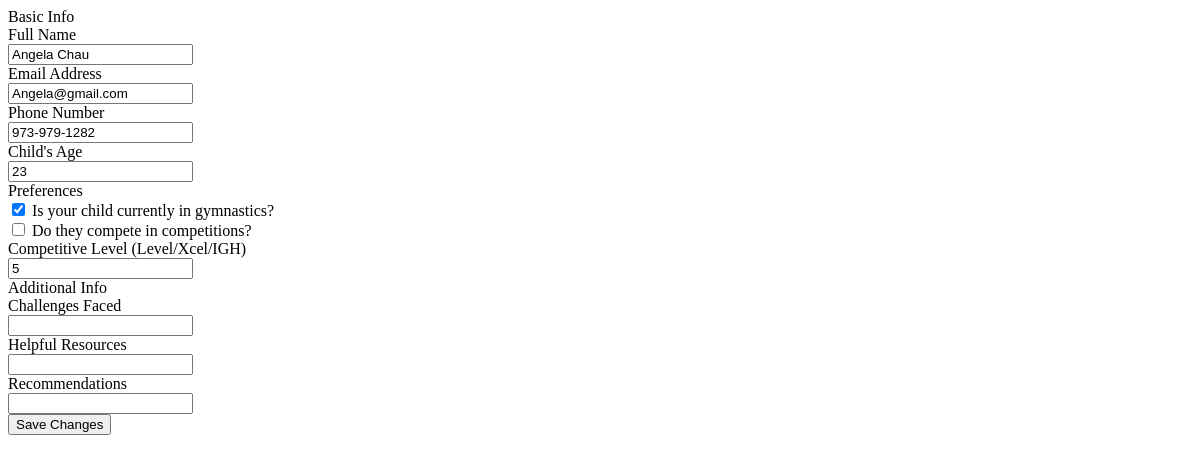
The app's page /records/record/2/edit/, older data.
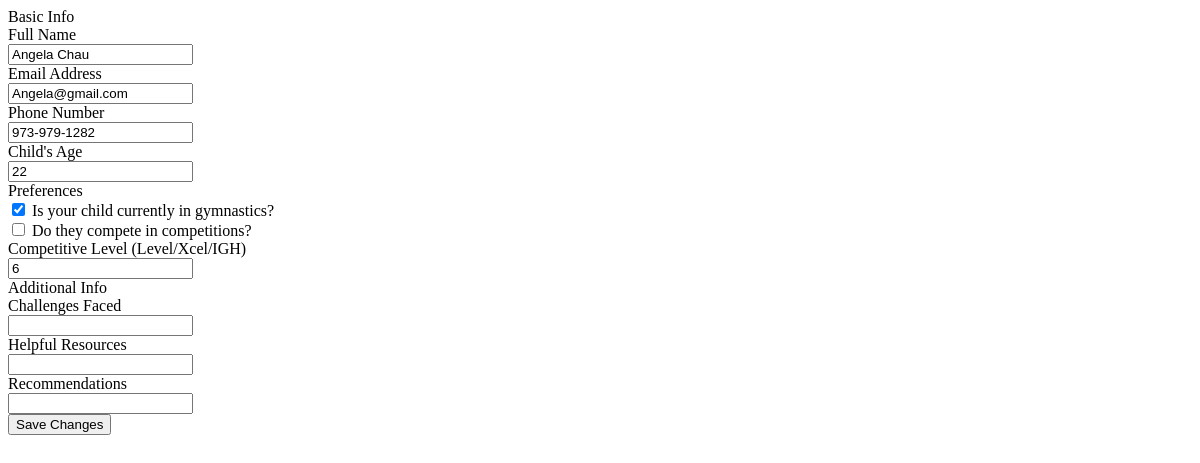
The same page, newer data.
### records/models.py (models this page shows, shortened)
class Record(models.Model):
    name = models.CharField(max_length=100, verbose_name="Full Name")
    email = models.EmailField(verbose_name="Email Address")
    phone = models.CharField(max_length=20, verbose_name="Phone Number")
    age = models.PositiveIntegerField(verbose_name="Child's Age")
    active = models.BooleanField(
        default=False, verbose_name="Is your child currently in gymnastics?")
    home_gym = models.CharField(max_length=100, verbose_name="Home Gym?")
    competitive = models.BooleanField(
        default=False, verbose_name="Do they compete in competitions?")
    level = models.CharField(
        max_length=50,
        blank=True,
        verbose_name="Competitive Level (Level/Xcel/IGH)"
    )
    challenges = models.CharField(
        max_length=255, blank=True, verbose_name="Challenges Faced")
    resources = models.CharField(
        max_length=255, blank=True, verbose_name="Helpful Resources")
    recommendations = models.CharField(
        max_length=255, blank=True, verbose_name="Recommendations")
    created_at = models.DateTimeField(auto_now_add=True)

### records/views.py (the view)
# urls.py: path('record/<int:pk>/edit/', RecordUpdateView.as_view(), name='record_edit'),
class RecordUpdateView(UpdateView):
    model = Record
    form_class = RecordForm
    template_name = 'records/record_form_modal.html'
    success_url = reverse_lazy('records:record_list')

### records/forms.py
class RecordForm(forms.ModelForm):
    class Meta:
        model = Record
        fields = '__all__'

### templates/records/record_form_modal.html (shortened to what this page needs)
<form method="post" class="needs-validation">
  <div class="card mb-3 shadow">
    <div class="card-header bg-primary text-white">Basic Info</div>
    <div class="card-body">
      <div class="mb-3">
        <label>{{ form.name.label }}</label><br>
        {{ form.name }}
      </div>
      <div class="mb-3">
        <label>{{ form.email.label }}</label><br>
        {{ form.email }}
      </div>
      <div class="mb-3">
        <label>{{ form.phone.label }}</label><br>
        {{ form.phone }}
      </div>
      <div class="mb-3" style="max-width: 100px;">
        <label>{{ form.age.label }}</label><br>
        {{ form.age }}
      </div>
    </div>
  </div>
  <div class="card mb-3 shadow">
    <div class="card-header bg-info text-white">Preferences</div>
    <div class="card-body">
      <div class="form-check mb-2">
        {{ form.active }} {{ form.active.label_tag }}
      </div>
      <div class="form-check mb-2">
        {{ form.competitive }} {{ form.competitive.label_tag }}
      </div>
      <div class="mb-3">
        <label>{{ form.level.label }}</label><br>
        {{ form.level }}
      </div>
    </div>
  </div>
  <div class="card mb-3 shadow">
    <div class="card-header bg-secondary text-white">Additional Info</div>
    <div class="card-body">
      <div class="mb-3">
        <label>{{ form.challenges.label }}</label><br>
        {{ form.challenges }}
      </div>
      <div class="mb-3">
        <label>{{ form.resources.label }}</label><br>
        {{ form.resources }}
      </div>
      <div class="mb-3">
        <label>{{ form.recommendations.label }}</label><br>
        {{ form.recommendations }}
      </div>
    </div>
  </div>
  <div class="d-flex justify-content-end mt-3">
    <button type="submit" class="btn btn-success">Save Changes</button>
  </div>
</form>

Row changes from the older to the newer data that the page shows:
changed Record "Angela Chau": age "23" → "22"; level "5" → "6"
